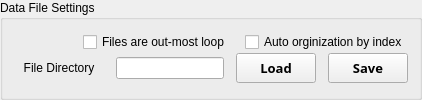
       <widget class="QGroupBox" name="GBOX_data_file">
        <property name="minimumSize">
         <size>
          <width>0</width>
          <height>97</height>
         </size>
        </property>
        <property name="maximumSize">
         <size>
          <width>16777215</width>
          <height>100</height>
         </size>
        </property>
        <property name="title">
         <string>Data File Settings</string>
        </property>
        <layout class="QVBoxLayout" name="verticalLayout_6">
         <property name="spacing">
          <number>0</number>
         </property>
         <item>
          <layout class="QHBoxLayout" name="horizontalLayout">
           <property name="spacing">
            <number>15</number>
           </property>
           <item>
            <spacer name="horizontalSpacer">
             <property name="orientation">
              <enum>Qt::Horizontal</enum>
             </property>
             <property name="sizeHint" stdset="0">
              <size>
               <width>40</width>
               <height>20</height>
              </size>
             </property>
            </spacer>
           </item>
           <item>
            <widget class="QCheckBox" name="CHBOX_file_loop">
             <property name="text">
              <string>Files are out-most loop</string>
             </property>
            </widget>
           </item>
           <item>
            <widget class="QCheckBox" name="CHBOX_file_org">
             <property name="text">
              <string>Auto orginization by index</string>
             </property>
            </widget>
           </item>
          </layout>
         </item>
         <item>
          <layout class="QHBoxLayout" name="horizontalLayout_12">
           <property name="spacing">
            <number>12</number>
           </property>
           <item>
            <widget class="QLabel" name="NON_file_dir">
             <property name="sizePolicy">
              <sizepolicy hsizetype="Fixed" vsizetype="Preferred">
               <horstretch>0</horstretch>
               <verstretch>0</verstretch>
              </sizepolicy>
             </property>
             <property name="minimumSize">
              <size>
               <width>90</width>
               <height>0</height>
              </size>
             </property>
             <property name="text">
              <string>File Directory</string>
             </property>
             <property name="alignment">
              <set>Qt::AlignCenter</set>
             </property>
            </widget>
           </item>
           <item>
            <widget class="QLineEdit" name="TXT_file">
             <property name="minimumSize">
              <size>
               <width>0</width>
               <height>20</height>
              </size>
             </property>
             <property name="alignment">
              <set>Qt::AlignCenter</set>
             </property>
            </widget>
           </item>
           <item>
            <widget class="QPushButton" name="BTN_file_load">
             <property name="enabled">
              <bool>true</bool>
             </property>
             <property name="sizePolicy">
              <sizepolicy hsizetype="Fixed" vsizetype="Preferred">
               <horstretch>0</horstretch>
               <verstretch>0</verstretch>
              </sizepolicy>
             </property>
             <property name="minimumSize">
              <size>
               <width>80</width>
               <height>25</height>
              </size>
             </property>
             <property name="maximumSize">
              <size>
               <width>16777215</width>
               <height>30</height>
              </size>
             </property>
             <property name="font">
              <font>
               <family>Arial Black</family>
               <pointsize>10</pointsize>
               <weight>75</weight>
               <bold>true</bold>
              </font>
             </property>
             <property name="styleSheet">
              <string notr="true"/>
             </property>
             <property name="text">
              <string>Load</string>
             </property>
             <property name="checkable">
              <bool>true</bool>
             </property>
             <property name="checked">
              <bool>false</bool>
             </property>
             <property name="autoDefault">
              <bool>false</bool>
             </property>
            </widget>
           </item>
           <item>
            <widget class="QPushButton" name="BTN_file_save">
             <property name="enabled">
              <bool>true</bool>
             </property>
             <property name="sizePolicy">
              <sizepolicy hsizetype="Fixed" vsizetype="Preferred">
               <horstretch>0</horstretch>
               <verstretch>0</verstretch>
              </sizepolicy>
             </property>
             <property name="minimumSize">
              <size>
               <width>80</width>
               <height>25</height>
              </size>
             </property>
             <property name="maximumSize">
              <size>
               <width>16777215</width>
               <height>30</height>
              </size>
             </property>
             <property name="font">
              <font>
               <family>Arial Black</family>
               <pointsize>10</pointsize>
               <weight>75</weight>
               <bold>true</bold>
              </font>
             </property>
             <property name="styleSheet">
              <string notr="true"/>
             </property>
             <property name="text">
              <string>Save</string>
             </property>
             <property name="checkable">
              <bool>false</bool>
             </property>
             <property name="checked">
              <bool>false</bool>
             </property>
             <property name="autoDefault">
              <bool>false</bool>
             </property>
            </widget>
           </item>
          </layout>
         </item>
        </layout>
       </widget>
